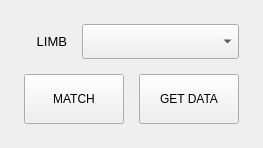
<?xml version="1.0" encoding="UTF-8"?>
<ui version="4.0">
 <class>MainWindow</class>
 <widget class="QMainWindow" name="MainWindow">
  <property name="geometry">
   <rect>
    <x>0</x>
    <y>0</y>
    <width>263</width>
    <height>148</height>
   </rect>
  </property>
  <property name="windowTitle">
   <string>MainWindow</string>
  </property>
  <widget class="QWidget" name="centralwidget">
   <layout class="QVBoxLayout" name="verticalLayout">
    <item>
     <layout class="QGridLayout" name="main_layout">
      <property name="leftMargin">
       <number>15</number>
      </property>
      <property name="topMargin">
       <number>15</number>
      </property>
      <property name="rightMargin">
       <number>15</number>
      </property>
      <property name="bottomMargin">
       <number>15</number>
      </property>
      <property name="spacing">
       <number>15</number>
      </property>
      <item row="0" column="0">
       <widget class="QLabel" name="limb_label">
        <property name="font">
         <font>
          <pointsize>10</pointsize>
         </font>
        </property>
        <property name="text">
         <string>LIMB</string>
        </property>
        <property name="alignment">
         <set>Qt::AlignRight|Qt::AlignTrailing|Qt::AlignVCenter</set>
        </property>
       </widget>
      </item>
      <item row="0" column="1" colspan="2">
       <widget class="QComboBox" name="limb_comboBox">
        <property name="minimumSize">
         <size>
          <width>100</width>
          <height>35</height>
         </size>
        </property>
       </widget>
      </item>
      <item row="1" column="0" colspan="2">
       <widget class="QPushButton" name="match_button">
        <property name="minimumSize">
         <size>
          <width>100</width>
          <height>50</height>
         </size>
        </property>
        <property name="maximumSize">
         <size>
          <width>100</width>
          <height>50</height>
         </size>
        </property>
        <property name="text">
         <string>MATCH</string>
        </property>
       </widget>
      </item>
      <item row="1" column="2">
       <widget class="QPushButton" name="getData_button">
        <property name="minimumSize">
         <size>
          <width>100</width>
          <height>50</height>
         </size>
        </property>
        <property name="maximumSize">
         <size>
          <width>100</width>
          <height>50</height>
         </size>
        </property>
        <property name="text">
         <string>GET DATA</string>
        </property>
       </widget>
      </item>
     </layout>
    </item>
   </layout>
  </widget>
 </widget>
 <resources/>
 <connections/>
</ui>
